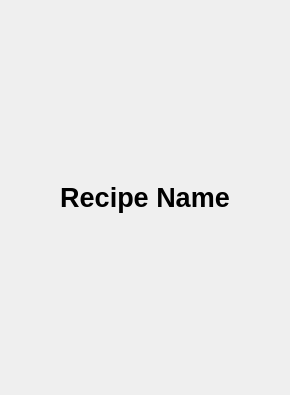
<?xml version="1.0" encoding="UTF-8"?>
<ui version="4.0">
 <class>Card</class>
 <widget class="QWidget" name="Card">
  <property name="geometry">
   <rect>
    <x>0</x>
    <y>0</y>
    <width>290</width>
    <height>395</height>
   </rect>
  </property>
  <property name="windowTitle">
   <string>Form</string>
  </property>
  <layout class="QVBoxLayout" name="verticalLayout">
   <item>
    <widget class="QLabel" name="recipeName">
     <property name="font">
      <font>
       <pointsize>20</pointsize>
       <bold>true</bold>
      </font>
     </property>
     <property name="text">
      <string>Recipe Name</string>
     </property>
     <property name="alignment">
      <set>Qt::AlignCenter</set>
     </property>
    </widget>
   </item>
  </layout>
 </widget>
 <resources/>
 <connections/>
</ui>
